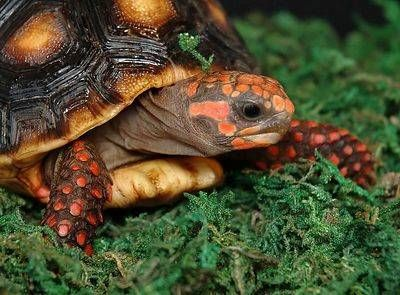
%> input picture Digital Image Processing/Act8_totuga.jpg, 400 x 295 px
$ octave --eval "periodic;"   (GNU Octave 9; MATLAB toolbox functions it lacks are replaced by stand-ins)
%> lines starting %> are read from the running program, lines starting %| are printed output that depends on the picture
function[]=periodic()

A=imread("C:\Users\fvp12\Downloads\UDG\7mo Semestre\Procesamiento Digital de Imágenes\Act8_totuga.jpg");
%> A is the input picture: size 295x400x3 uint8; mean R, G, B 78.9, 77.9, 48
A=double(A);
%> A: size 295x400x3 double

n=size(A); %225 * 225
%> n = [295 400 3]

%Para voltear la imagen
for i=1:n(1)
    for j=1:n(2)
        B(i,j)=A(n(1)+1-i,j);
    end
end

figure
pcolor(B); colormap(gray);shading flat;

%% DOMINIO ESPACIAL %%
%% Reducir imagen - toma un dato cada 4 %%
m=n/4;
%> m = [73.75 100 0.75]
for i=1:m(1)
    for j=1:m(2)
        C(i,j)=B(i*4,j*4);
    end
end
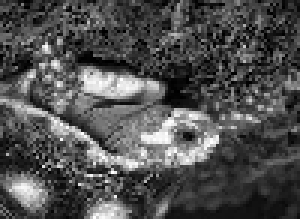
%> C: size 73x100 double (shown 3 times larger); min 0, max 255, mean 79.3

%% Ampliar imagen - toma dos datos cada 1 %%
p=n*2;
%> p = [590 800 6]
for i=1:p(1)
    for j=1:p(2)
        D(i,j)=B(round(i/2),round(j/2));
    end
end
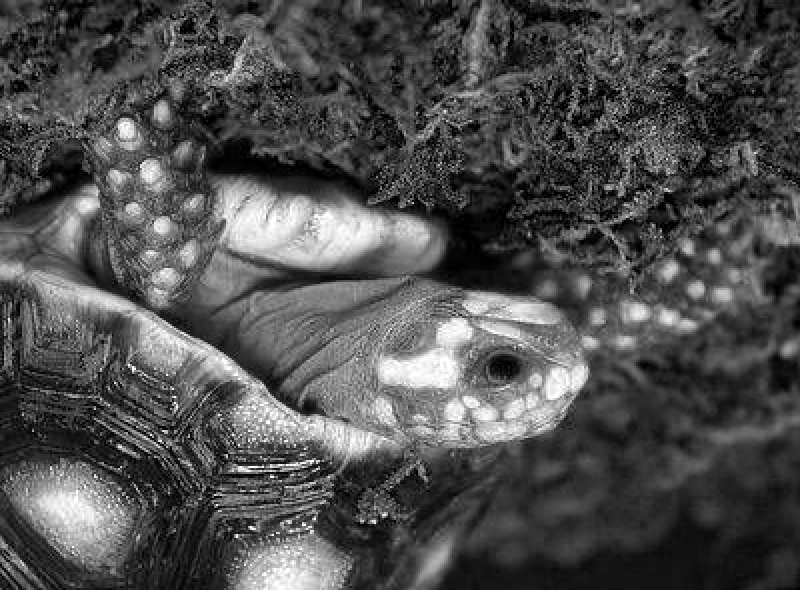
%> D: size 590x800 double; min 0, max 255, mean 78.9

figure
subplot(1,2,1);pcolor(C); colormap(gray);shading flat;
subplot(1,2,2);pcolor(D); colormap(gray);shading flat;


%% DOMINIO FRECUENCIAL %%
BF=fftshift(fft2(B));

%% Ampliar %%
n1=[500,500];
EF=zeros(n1);   %matriz de zeros con las medidas de n1

for i=1:n(1)
    for j=1:n(2)
        EF(i+135, j+133)=BF(i,j);
    end
end

E=ifft2(ifftshift(EF));
E=abs(E);

figure
subplot(2,2,1);pcolor(B); colormap(gray);shading flat;
subplot(2,2,2);pcolor(log(abs(BF)+1)); colormap(gray);shading flat;
subplot(2,2,3);pcolor(log(abs(EF)+1)); colormap(gray);shading flat;
subplot(2,2,4);pcolor(E); colormap(gray);shading flat;


%% Reducir %%
n2=[150, 150];
GH=zeros(n2);

for i=1:n2(1)
    for j=1:n2(2)
        GH(i,j)=BF(i+40,j+40);
    end
end

G=ifft2(ifftshift(GH));
G=abs(G);
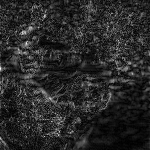
%> G: size 150x150 double; min 0.411, max 438.7, mean 70.7; drawn with min black and max white

figure
subplot(2,2,1);pcolor(B); colormap(gray);shading flat;
subplot(2,2,2);pcolor(log(abs(BF)+1)); colormap(gray);shading flat;
subplot(2,2,3);pcolor(log(abs(GH)+1)); colormap(gray);shading flat;
subplot(2,2,4);pcolor(G); colormap(gray);shading flat;
%> after `shading flat`:
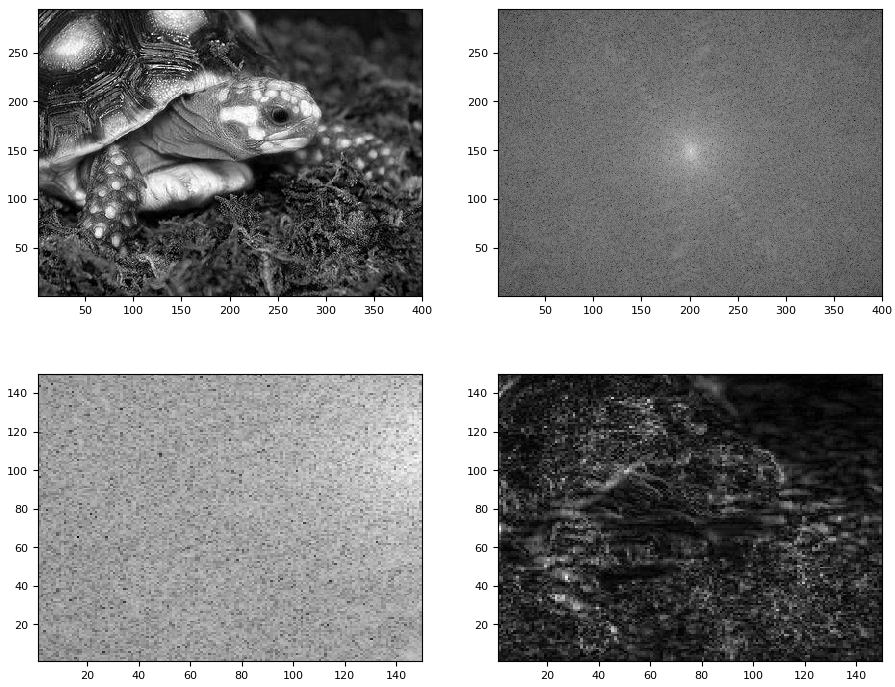
%> figure redrawn from the program's plot data, 4 panels


%% Reducir el tamaño en una direccion y ampliarlo en la otra

filaSize = round(n(1) * 2);
%> filaSize = 590
columnaSize = round(n(2) / 2);
%> columnaSize = 200
F = zeros(filaSize, columnaSize);

for i = 1:filaSize
    for j = 1:columnaSize
        filaOrig = round(i / 2);
        columnaOrig = j * 2;

        % Verificar que los índices no excedan los límites de la imagen original
        if filaOrig < 1
            filaOrig = 1;
        elseif filaOrig > n(1)
            filaOrig = n(1);
        end

        if columnaOrig > n(2)
            columnaOrig = n(2);
        end

        F(i, j) = B(filaOrig, columnaOrig);
    end
end
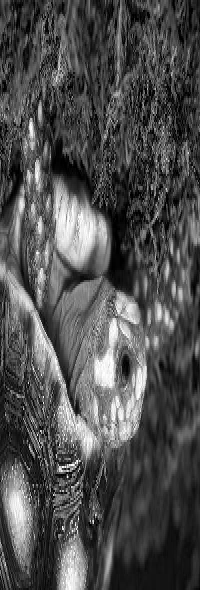
%> F: size 590x200 double; min 0, max 255, mean 78.8

figure
subplot(1,2,1);pcolor(B); colormap(gray);shading flat; title ('Imagen original')
subplot(1,2,2);pcolor(F); colormap(gray);shading flat; title ('Imagen reducida en X y aumentada en Y')
%> after `title ('Imagen reducida en X y aumentada en Y')`:
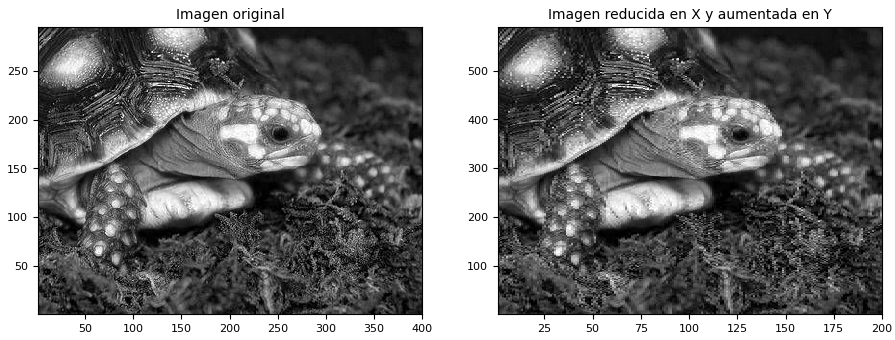
%> figure redrawn from the program's plot data, 2 panels
%> `periodic;`:
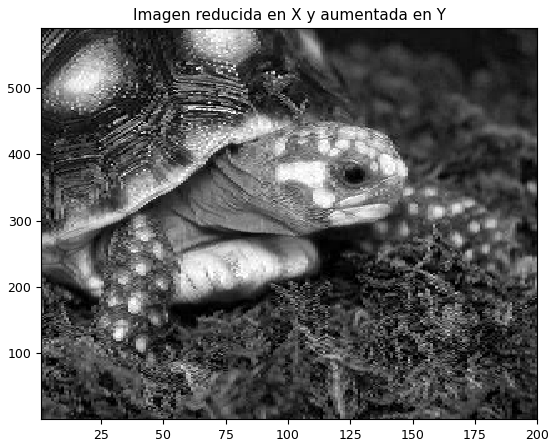
%> figure redrawn from the program's plot data

figure
pcolor(F); colormap(gray);shading flat; title ('Imagen reducida en X y aumentada en Y')
